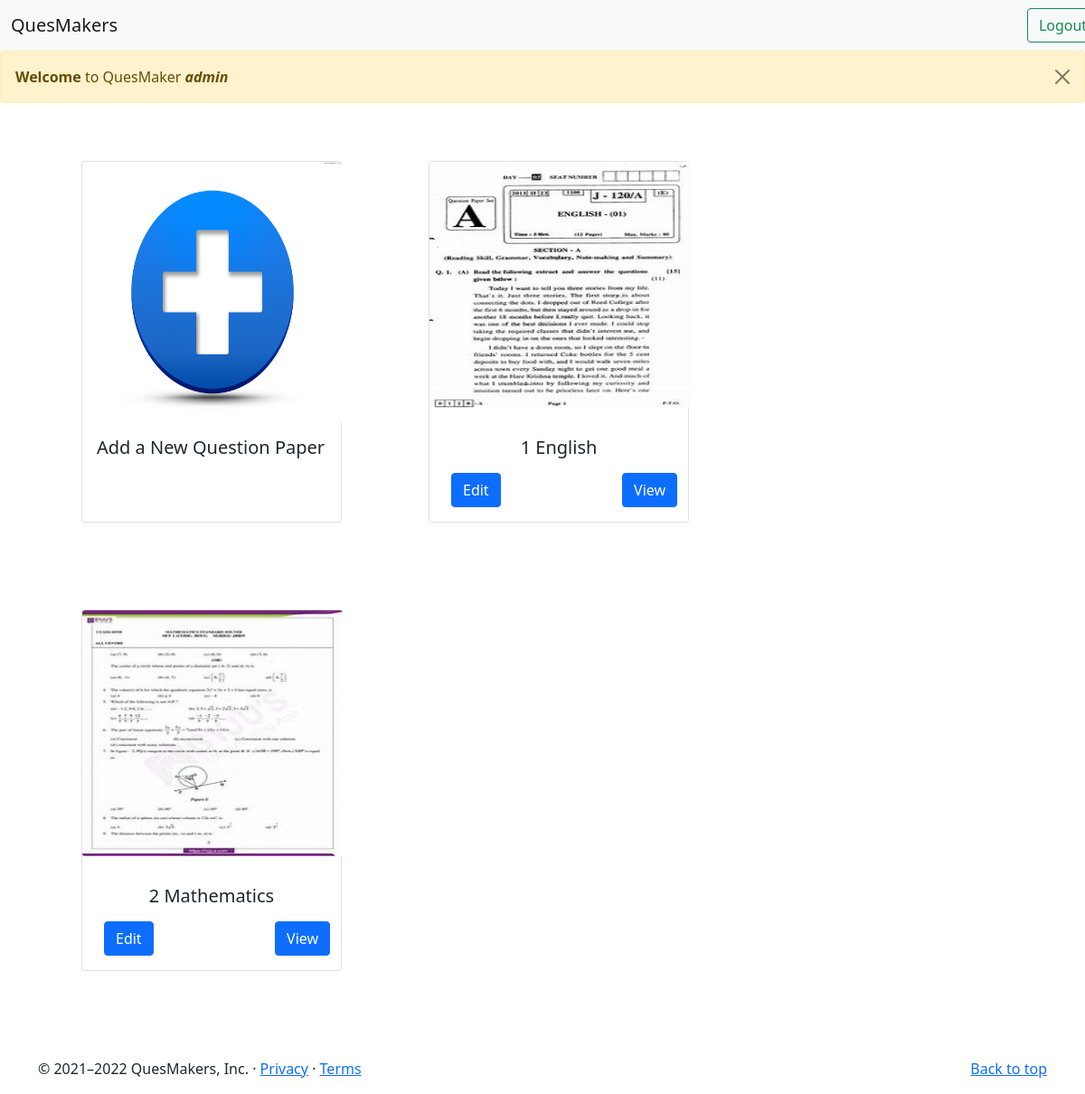
The app's page / (signed in) with its own data.
### editor/models.py (models this page shows, shortened)
class QuestionPapers(models.Model):
    id = models.AutoField(primary_key=True)
    img = models.ImageField(blank=True, upload_to='static/quespaper/')
    num = models.IntegerField()
    subject = models.CharField(max_length=100, default='')

### home/views.py (the view)
# urls.py: path('', views.index, name='QPAdd'),
def index(request):
    if request.method == 'POST':
        pass
    if request.user.is_authenticated:
        Quespapers = QuestionPapers.objects.all()
        return render(request, 'index.html', {'uname': request.user.username, 'Message': 'Welcome to QuizMakers' ,'QuesPaper': Quespapers })
    else:
        return redirect('/login')

### templates/index.html (shortened to what this page needs)
{% extends 'base.html' %}
{% block body %}
<main>
  <div class="alert alert-warning alert-dismissible fade show" role="alert">
    <strong>Welcome</strong> to QuesMaker <strong> <i> {{uname}} </i> </strong>
    <button type="button" class="btn-close" data-bs-dismiss="alert" aria-label="Close"></button>
  </div>
  <div style="display: flex; flex-wrap: wrap; flex-basis: 20%;" class="container fluid">
    <div class="card mx-5 my-5" style="width: 18rem; height: 25rem">
      <a href='/edit'> <img src="static/add_button.jpg" class="card-img" alt="Create New Quespaper" style="width: 18rem; height: 18rem"> </a>
      <div class="card-body">
        <h5 class="card-title">Add a New Question Paper</h5>
      </div>
    </div>
  {% if  QuesPaper%}
  {% for QP in QuesPaper %}
  <div class="card mx-5 my-5" style="width: 18rem; height: 25rem">
    <img src="/media/{{QP.img}}" class="card-img" alt="No Image" style="width: 18rem; height: 17rem">
    <div class="card-body">
      <center><h5 class="card-title my-3">{{QP.num}} {{QP.subject}}</h5></center>
      <a href="/edit/qp/{{QP.id}}" class="btn btn-primary mx-2">Edit</a>
      <a href="/edit/qp/{{QP.id}}/ques" class="btn btn-primary mx-2" style="position: relative; left: 45%;" >View</a>
    </div>
  </div>
  {% endfor %}
</div>
{% endif %}
</main>
{% endblock body %}

### templates/base.html (shortened to what this page needs)
<!doctype html>
<html lang="en">
  <head>
    <link href="https://cdn.jsdelivr.net/npm/bootstrap@5.1.3/dist/css/bootstrap.min.css" rel="stylesheet">
    <link rel="stylesheet" href="https://cdn.jsdelivr.net/npm/bootstrap-icons@1.7.2/font/bootstrap-icons.css">
  </head>
  <body>
    <nav class="navbar navbar-expand-lg navbar-light bg-light">
        <div class="container-fluid">
          <a class="navbar-brand" href="/">QuesMakers</a>
          <div class="collapse navbar-collapse" id="navbarSupportedContent">
            <form action="{% url 'Home:logout' %}" style="padding-left: 95%;" class="d-flex" method='POST'>
              <button class="btn btn-outline-success" type="submit">Logout</button>
            </form>
          </div>
        </div>
      </nav>
    {% block body %}{% endblock body %}
    <footer class="container mt-5" >
      <p class="float-end"><a href="#">Back to top</a></p>
      <p>&copy; 2021–2022 QuesMakers, Inc. &middot; <a href="#">Privacy</a> &middot; <a href="#">Terms</a></p>
    </footer>
  </body>
</html>

### records on screen
QuestionPapers: img (picture), num "1", subject "English"
QuestionPapers: img (picture), num "2", subject "Mathematics"

### other values on screen
{{ uname }} "admin"
